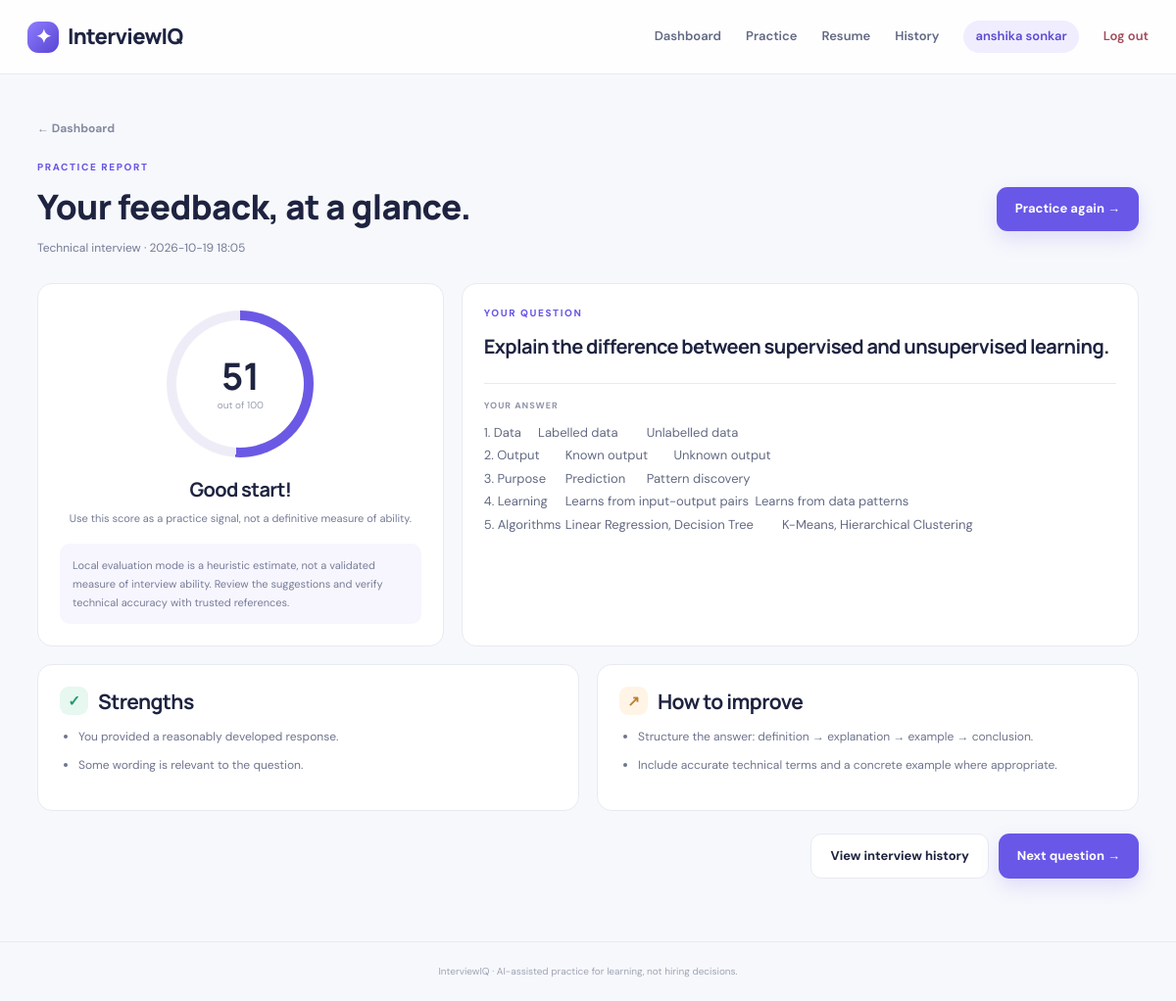
The app's page /report/1 (signed in) with its own data.
### tables this page shows
CREATE TABLE users (
            id INTEGER PRIMARY KEY AUTOINCREMENT, name TEXT NOT NULL,
            email TEXT NOT NULL UNIQUE, password_hash TEXT NOT NULL,
            created_at TEXT NOT NULL);

CREATE TABLE interviews (
            id INTEGER PRIMARY KEY AUTOINCREMENT, user_id INTEGER NOT NULL,
            category TEXT NOT NULL, question TEXT NOT NULL, answer TEXT NOT NULL,
            score REAL NOT NULL, feedback TEXT NOT NULL, strengths TEXT NOT NULL,
            improvements TEXT NOT NULL, created_at TEXT NOT NULL,
            FOREIGN KEY(user_id) REFERENCES users(id));

### app.py (the view)
@app.get("/report/{interview_id}", response_class=HTMLResponse)
def report(request: Request, interview_id: int):
    user = require_user(request)
    with db() as c:
        row = c.execute("SELECT * FROM interviews WHERE id=? AND user_id=?", (interview_id,user["id"])).fetchone()
    if not row:
        raise HTTPException(status_code=404, detail="Report not found")
    data = dict(row)
    data["strengths"] = json.loads(data["strengths"])
    data["improvements"] = json.loads(data["improvements"])
    return render(request, "report.html", {"report":data})

### templates/report.html
{% extends "base.html" %}{% block title %}Evaluation report — InterviewIQ{% endblock %}
{% block content %}
<a class="back-link" href="/dashboard">← Dashboard</a><section class="report-heading"><div><div class="eyebrow">PRACTICE REPORT</div><h1>Your feedback, at a glance.</h1><p class="muted">{{ report.category }} interview · {{ report.created_at[:16].replace('T',' ') }}</p></div><a class="btn primary" href="/interview?category={{ report.category }}">Practice again →</a></section>
<section class="report-grid"><div class="panel score-panel"><div class="score-circle" style="--score: {{ report.score }};"><div><strong>{{ report.score|int }}</strong><span>out of 100</span></div></div><h2>{{ 'Great effort!' if report.score >= 75 else ('Good start!' if report.score >= 50 else 'Keep practicing!') }}</h2><p class="muted">Use this score as a practice signal, not a definitive measure of ability.</p><div class="feedback-note">{{ report.feedback }}</div></div>
<div class="panel"><div class="eyebrow">YOUR QUESTION</div><h2 class="report-question">{{ report.question }}</h2><div class="answer-review"><span class="stat-label">YOUR ANSWER</span><p>{{ report.answer }}</p></div></div></section>
<section class="feedback-grid"><div class="panel"><div class="feedback-title"><span class="feedback-icon good">✓</span><h2>Strengths</h2></div>{% if report.strengths %}<ul class="feedback-list">{% for item in report.strengths %}<li>{{ item }}</li>{% endfor %}</ul>{% else %}<p class="muted">Keep practicing to identify consistent strengths.</p>{% endif %}</div>
<div class="panel"><div class="feedback-title"><span class="feedback-icon improve">↗</span><h2>How to improve</h2></div>{% if report.improvements %}<ul class="feedback-list">{% for item in report.improvements %}<li>{{ item }}</li>{% endfor %}</ul>{% endif %}</div></section>
<div class="report-actions"><a class="btn secondary" href="/history">View interview history</a><a class="btn primary" href="/interview?category={{ report.category }}">Next question →</a></div>
{% endblock %}

### templates/base.html (shortened to what this page needs)
<!doctype html>
<html lang="en">
<head>
  <link rel="stylesheet" href="/static/style.css">
</head>
<body>
<header class="topbar">
  <a class="brand" href="/"><span class="brand-icon">✦</span> InterviewIQ</a>
  <nav>
    {% if user %}
      <a href="/dashboard">Dashboard</a><a href="/interview">Practice</a><a href="/resume">Resume</a><a href="/history">History</a>
      <span class="user-chip">{{ user.name }}</span><a class="nav-logout" href="/logout">Log out</a>
    {% else %}
      <a href="/login">Log in</a><a class="nav-cta" href="/signup">Get started</a>
    {% endif %}
  </nav>
</header>
<main class="container">
  {% block content %}{% endblock %}
</main>
<footer>InterviewIQ · AI-assisted practice for learning, not hiring decisions.</footer>
</body>
</html>

### static/style.css (style rules this page uses)
:root { --bg:#f7f8fc;--ink:#1e2340;--muted:#747b95;--line:#e8eaf2;--purple:#6957e8;--purple-dark:#5140cb;--soft-purple:#f0edff;--white:#fff;--green:#1b9a72;--shadow:0 18px 55px rgba(35,39,82,.07) }
* { box-sizing:border-box }
body { margin:0;background:var(--bg);color:var(--ink);font-family:'DM Sans',sans-serif;font-size:15px;line-height:1.6 }
a { color:inherit;text-decoration:none }
.topbar { height:76px;display:flex;align-items:center;justify-content:space-between;padding:0 max(calc((100% - 1180px)/2),28px);background:rgba(255,255,255,.9);border-bottom:1px solid var(--line);gap:24px }
.brand { font-family:Manrope,sans-serif;font-size:22px;font-weight:800;letter-spacing:-.7px;display:flex;align-items:center;gap:9px }
.brand-icon { display:grid;place-items:center;width:32px;height:32px;border-radius:11px;color:white;background:linear-gradient(135deg,#8e7dff,#5945d2);font-size:19px }
.topbar nav { display:flex;align-items:center;gap:25px;font-size:13px;font-weight:600;color:#626983 }
.user-chip { background:#f0edff;color:#5a4bd1;padding:6px 12px;border-radius:30px }
.nav-logout { color:#a14d5a }
.container { max-width:1180px;margin:0 auto;padding:42px 28px 64px;min-height:calc(100vh - 145px) }
h1,h2,h3,p { margin-top:0 }
h1,h2,h3 { font-family:Manrope,sans-serif;letter-spacing:-.6px }
h1 { font-size:clamp(30px,4vw,43px);line-height:1.18;margin-bottom:12px;font-weight:800 }
h2 { font-size:21px;line-height:1.35;margin-bottom:8px }
.muted { color:var(--muted) }
.eyebrow { font-size:10px;letter-spacing:1.6px;font-weight:800;color:var(--purple);margin-bottom:12px }
.btn { border:0;display:inline-flex;align-items:center;justify-content:center;gap:12px;padding:12px 19px;border-radius:11px;font-weight:700;font-size:13px;cursor:pointer;transition:.18s }
.primary { background:var(--purple);color:#fff;box-shadow:0 8px 20px #6957e82b }
.secondary { background:#fff;border:1px solid var(--line);color:var(--ink) }
.mock-top,.question-meta,.answer-footer,.panel-heading,.page-heading,.report-heading { display:flex;justify-content:space-between;align-items:center;gap:16px }
.stat-card,.panel { background:#fff;border:1px solid var(--line);border-radius:15px;padding:22px }
.stat-label { display:block;color:#9196aa;font-size:9px;letter-spacing:1px;font-weight:800 }
.back-link { display:inline-block;color:#858ba0;font-size:12px;font-weight:700;margin-bottom:22px }
.report-heading { margin-bottom:25px }
.report-heading h1 { font-size:35px }
.report-heading p { font-size:12px;margin:0 }
.report-grid { display:grid;grid-template-columns:.75fr 1.25fr;gap:18px }
.score-panel { text-align:center }
.score-circle { width:150px;height:150px;margin:5px auto 19px;border-radius:50%;display:grid;place-items:center;background:conic-gradient(#6b59e5 calc(var(--score)*1%),#eeedf7 0);position:relative }
.score-circle:before { content:'';position:absolute;inset:10px;border-radius:50%;background:white }
.score-circle>div { z-index:1 }
.score-circle strong,.score-circle span { display:block }
.score-circle strong { font-family:Manrope;font-size:38px;line-height:1.2 }
.score-circle span { font-size:10px;color:#999eb0 }
.score-panel h2 { font-size:20px }
.score-panel>.muted { font-size:11px }
.feedback-note { font-size:11px;text-align:left;line-height:1.7;color:#777d97;background:#f7f6ff;border-radius:10px;padding:13px;margin-top:17px }
.report-question { font-size:20px;margin:12px 0 24px }
.answer-review { border-top:1px solid var(--line);padding-top:15px }
.answer-review p { font-size:13px;white-space:pre-wrap;line-height:1.8;color:#636a83;margin:9px 0 0 }
.feedback-grid { display:grid;grid-template-columns:1fr 1fr;gap:18px;margin-top:18px }
.feedback-title { display:flex;align-items:center;gap:10px }
.feedback-title h2 { margin:0 }
.feedback-icon { width:29px;height:29px;border-radius:9px;display:grid;place-items:center;font-weight:bold }
.good { background:#e7f8f0;color:#249b70 }
.improve { background:#fff4e5;color:#bb8135 }
.feedback-list { padding-left:19px;color:#6e748d;font-size:12px;line-height:1.8 }
.feedback-list li { margin:7px 0 }
.report-actions { display:flex;justify-content:flex-end;gap:10px;margin-top:23px }
footer { text-align:center;border-top:1px solid var(--line);padding:22px;color:#a0a4b5;font-size:10px }

### records on screen
users: name "anshika sonkar"
interviews: category "Technical", created_at "2026-10-19 18:05", score "51", score "Good start!", feedback "Local evaluation mode is a heuristic estimate, not a validated measure of interview ability. Review the suggestions and verify technical accuracy with trusted references.", question "Explain the difference between supervised and unsupervised learning.", answer "1. Data Labelled data Unlabelled data 2. Output Known output Unknown output 3. Purpose Prediction Pattern discovery 4. Learning Learns from input-output pairs Learns from data patterns 5. Algorithms Linear Regression, Decision Tree K-Means, Hierarchical Clustering"

### other values on screen
{{ item }} "You provided a reasonably developed response." "Some wording is relevant to the question."
{{ item }} "Structure the answer: definition → explanation → example → conclusion." "Include accurate technical terms and a concrete example where appropriate."
